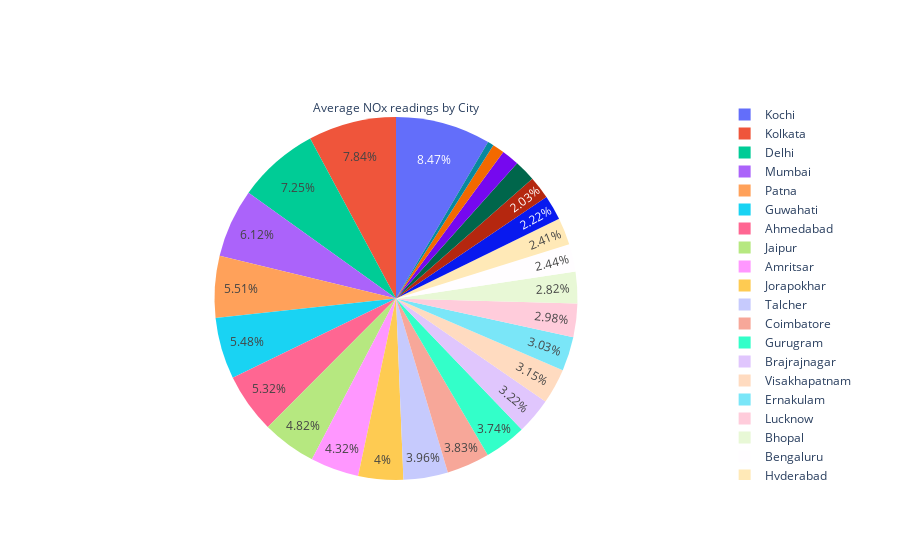

Notebook code for this chart:
### Code cell
# avg readings for NOx across all cities (pie chart)
trace5=go.Pie(labels=avg_readings['City'], values=avg_readings['NOx'],
             title='Average NOx readings by City')
fig=go.Figure(trace5)
fig.update_traces(textposition='inside')
fig=fig.update_layout(uniformtext_minsize=12, uniformtext_mode='hide')
fig.show()

### Figure 1 — Plotly figure (JSON) as saved in the notebook; plotly's stock layout.template omitted (floating-point values rounded to 4 significant figures)
{"data": [{"labels": ["Ahmedabad", "Aizawl", "Amaravati", "Amritsar", "Bengaluru", "Bhopal", "Brajrajnagar", "Chandigarh", "Chennai", "Coimbatore", "Delhi", "Ernakulam", "Gurugram", "Guwahati", "Hyderabad", "Jaipur", "Jorapokhar", "Kochi", "Kolkata", "Lucknow", "Mumbai", "Patna", "Shillong", "Talcher", "Thiruvananthapuram", "Visakhapatnam"], "textposition": "inside", "title": {"text": "Average NOx readings by City"}, "type": "pie", "values": [42.92, 12.61, 16.36, 34.86, 19.74, 22.74, 25.99, 15.29, 17.93, 30.9, 58.57, 24.49, 30.17, 44.28, 19.48, 38.9, 32.31, 68.41, 63.33, 24.1, 49.39, 44.46, 4.33, 31.97, 8.53, 25.42]}], "layout": {"uniformtext": {"minsize": 12, "mode": "hide"}}}
